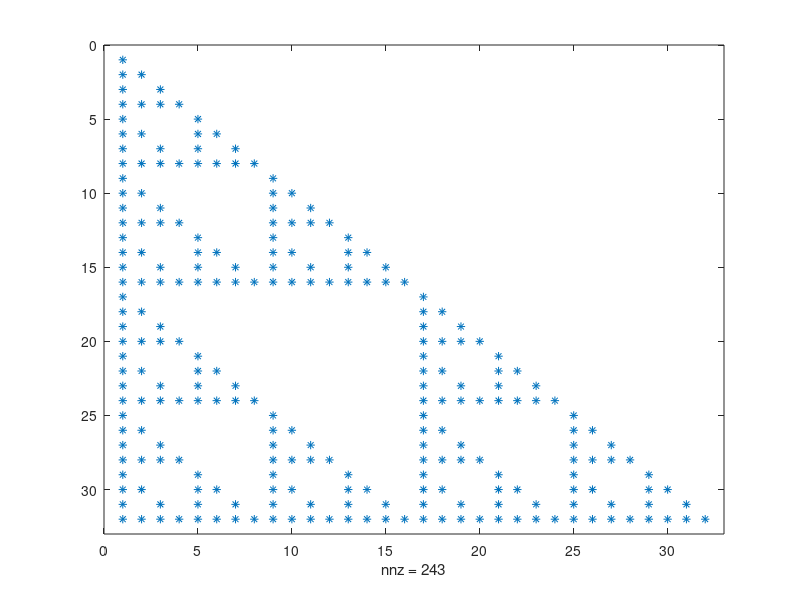

The MATLAB script that drew this image:
n=32;                                           % pocet radek trojuhelnika
p=1;
A=zeros(n);
for i=1:n;
    A(i,1:i)=p; 
    p=mod([p 0]+[0 p],2);
end;
spy(A)                                          % vykresleni 